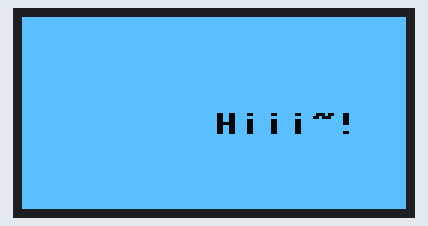
The program below on a simulated ESP32 board running MicroPython. On the bench: 128×64 one-colour display.

Above: at 0.1 s.
At 1.1 s:
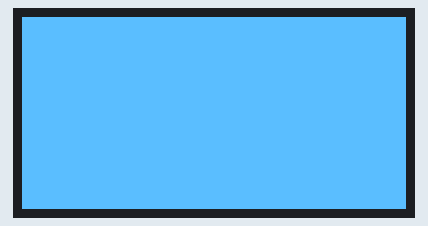
At 2.1 s:
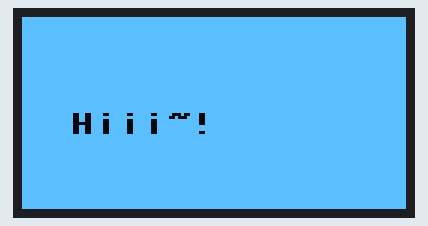

Measured:
- by itself, everything shown: repeats every 3.1 s, in 3 steps
- what the display in image 1 shows lasts 1.0 s, from 1.1 s to 2.1 s

The program:

02-screen_config.py
```python
#Import libary
from machine import Pin,SoftI2C
from time import sleep
from ssd1306 import SSD1306_I2C

#Pin setup
oled_Pin = SoftI2C(scl=Pin(22),sda=Pin(21))

#OLED Interface
oled = SSD1306_I2C(128,64,oled_Pin)

#Screen Invert
oled.invert(1)

#Example
while True :
    #Show Text
    oled.text("Hiii~!",64,32)
    oled.show()
    sleep(1)
    oled.text("Hiii~!",64,32,0)
    oled.show()
    sleep(1)
    oled.text("Hiii~!",16,32,1)
    oled.show()
    sleep(1)
    oled.fill(0)
    oled.show()
```
